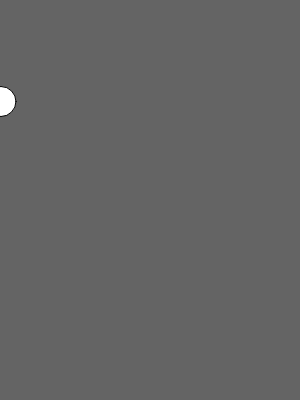
Frame 1 (no input)
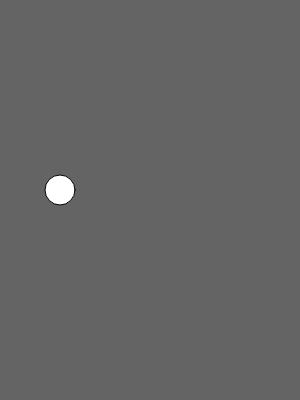
Frame 60 (no input)
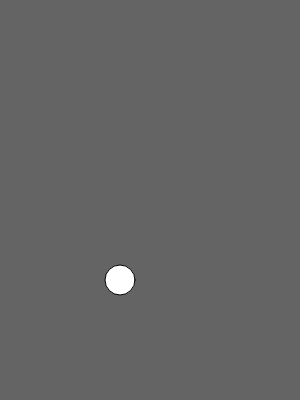
Frame 120 (the mouse pressed at the canvas centre since frame 60)

The p5.js sketch that drew these frames (run headless with seeded random() and noise() and a simulated clock; from frame 60 on, the mouse is pressed at the canvas centre):

// p5.js sketch
// ── sketch.js
var circleX = 0;
var circleY = 100;
var speedX = 1;
var speedY = 1.5;

function setup() {
  createCanvas(300, 400);
}

function draw() {
  background(100);

  checkHit();

  moveCircle();

  drawCircle();
}

function checkHit() {
  if (circleX > width || circleX < 0) {
    speedX = speedX * -1;
  }
  if (circleY > height || circleY < 0) {
    speedY = speedY * -1;
  }
}

function moveCircle() {
  circleX = circleX + speedX;
  circleY = circleY + speedY;
}

function drawCircle() {
  fill(255);
  ellipse(circleX, circleY, 30, 30);
}
